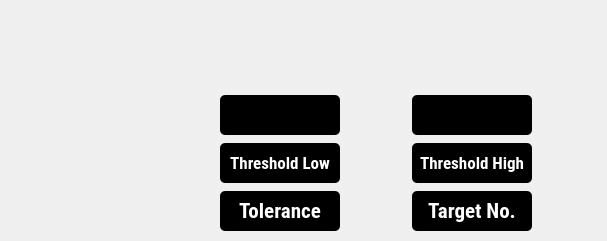
                  <widget class="QWidget" name="circle">
                   <widget class="QWidget" name="layoutWidget">
                    <property name="geometry">
                     <rect>
                      <x>220</x>
                      <y>190</y>
                      <width>378</width>
                      <height>42</height>
                     </rect>
                    </property>
                    <layout class="QHBoxLayout" name="horizontalLayout_43">
                     <item>
                      <widget class="QLabel" name="label_42">
                       <property name="minimumSize">
                        <size>
                         <width>120</width>
                         <height>40</height>
                        </size>
                       </property>
                       <property name="maximumSize">
                        <size>
                         <width>16777215</width>
                         <height>40</height>
                        </size>
                       </property>
                       <property name="font">
                        <font>
                         <family>Roboto Condensed</family>
                         <pointsize>16</pointsize>
                         <weight>75</weight>
                         <bold>true</bold>
                        </font>
                       </property>
                       <property name="styleSheet">
                        <string notr="true">color: rgb(255, 255, 255);
background-color: rgb(0, 0, 0);
border-width: 1px;
padding: 5px;
border-radius: 5px;</string>
                       </property>
                       <property name="text">
                        <string>Tolerance</string>
                       </property>
                       <property name="alignment">
                        <set>Qt::AlignCenter</set>
                       </property>
                      </widget>
                     </item>
                     <item>
                      <widget class="QLabel" name="manualTolLabel">
                       <property name="font">
                        <font>
                         <pointsize>10</pointsize>
                         <weight>75</weight>
                         <bold>true</bold>
                        </font>
                       </property>
                       <property name="styleSheet">
                        <string notr="true">color: rgb(0, 0, 0);</string>
                       </property>
                       <property name="text">
                        <string/>
                       </property>
                      </widget>
                     </item>
                     <item>
                      <widget class="QLabel" name="label_44">
                       <property name="minimumSize">
                        <size>
                         <width>120</width>
                         <height>40</height>
                        </size>
                       </property>
                       <property name="maximumSize">
                        <size>
                         <width>16777215</width>
                         <height>40</height>
                        </size>
                       </property>
                       <property name="font">
                        <font>
                         <family>Roboto Condensed</family>
                         <pointsize>16</pointsize>
                         <weight>75</weight>
                         <bold>true</bold>
                        </font>
                       </property>
                       <property name="styleSheet">
                        <string notr="true">color: rgb(255, 255, 255);
background-color: rgb(0, 0, 0);
border-width: 1px;
padding: 5px;
border-radius: 5px;</string>
                       </property>
                       <property name="text">
                        <string>Target No.</string>
                       </property>
                       <property name="alignment">
                        <set>Qt::AlignCenter</set>
                       </property>
                      </widget>
                     </item>
                     <item>
                      <widget class="QLabel" name="manualNoLabel">
                       <property name="font">
                        <font>
                         <pointsize>10</pointsize>
                         <weight>75</weight>
                         <bold>true</bold>
                        </font>
                       </property>
                       <property name="styleSheet">
                        <string notr="true">color: rgb(0, 0, 0);</string>
                       </property>
                       <property name="text">
                        <string/>
                       </property>
                      </widget>
                     </item>
                    </layout>
                   </widget>
                   <widget class="QWidget" name="layoutWidget">
                    <property name="geometry">
                     <rect>
                      <x>220</x>
                      <y>142</y>
                      <width>378</width>
                      <height>42</height>
                     </rect>
                    </property>
                    <layout class="QHBoxLayout" name="horizontalLayout_42">
                     <item>
                      <widget class="QLabel" name="label_34">
                       <property name="minimumSize">
                        <size>
                         <width>120</width>
                         <height>40</height>
                        </size>
                       </property>
                       <property name="maximumSize">
                        <size>
                         <width>16777215</width>
                         <height>40</height>
                        </size>
                       </property>
                       <property name="font">
                        <font>
                         <family>Roboto Condensed</family>
                         <pointsize>13</pointsize>
                         <weight>75</weight>
                         <bold>true</bold>
                        </font>
                       </property>
                       <property name="styleSheet">
                        <string notr="true">color: rgb(255, 255, 255);
background-color: rgb(0, 0, 0);
border-width: 1px;
padding: 5px;
border-radius: 5px;</string>
                       </property>
                       <property name="text">
                        <string>Threshold Low</string>
                       </property>
                       <property name="alignment">
                        <set>Qt::AlignCenter</set>
                       </property>
                      </widget>
                     </item>
                     <item>
                      <widget class="QLabel" name="manualThreshLowLabel">
                       <property name="font">
                        <font>
                         <pointsize>10</pointsize>
                         <weight>75</weight>
                         <bold>true</bold>
                        </font>
                       </property>
                       <property name="styleSheet">
                        <string notr="true">color: rgb(0, 0, 0);</string>
                       </property>
                       <property name="text">
                        <string/>
                       </property>
                      </widget>
                     </item>
                     <item>
                      <widget class="QLabel" name="label_35">
                       <property name="minimumSize">
                        <size>
                         <width>120</width>
                         <height>40</height>
                        </size>
                       </property>
                       <property name="maximumSize">
                        <size>
                         <width>16777215</width>
                         <height>40</height>
                        </size>
                       </property>
                       <property name="font">
                        <font>
                         <family>Roboto Condensed</family>
                         <pointsize>13</pointsize>
                         <weight>75</weight>
                         <bold>true</bold>
                        </font>
                       </property>
                       <property name="styleSheet">
                        <string notr="true">color: rgb(255, 255, 255);
background-color: rgb(0, 0, 0);
border-width: 1px;
padding: 5px;
border-radius: 5px;</string>
                       </property>
                       <property name="text">
                        <string>Threshold High</string>
                       </property>
                       <property name="alignment">
                        <set>Qt::AlignCenter</set>
                       </property>
                      </widget>
                     </item>
                     <item>
                      <widget class="QLabel" name="manualThreshHighLabel">
                       <property name="font">
                        <font>
                         <pointsize>10</pointsize>
                         <weight>75</weight>
                         <bold>true</bold>
                        </font>
                       </property>
                       <property name="styleSheet">
                        <string notr="true">color: rgb(0, 0, 0);</string>
                       </property>
                       <property name="text">
                        <string/>
                       </property>
                      </widget>
                     </item>
                    </layout>
                   </widget>
                   <widget class="QWidget" name="layoutWidget">
                    <property name="geometry">
                     <rect>
                      <x>220</x>
                      <y>94</y>
                      <width>378</width>
                      <height>42</height>
                     </rect>
                    </property>
                    <layout class="QHBoxLayout" name="horizontalLayout_41">
                     <item>
                      <widget class="QLabel" name="manualLabel1">
                       <property name="minimumSize">
                        <size>
                         <width>120</width>
                         <height>40</height>
                        </size>
                       </property>
                       <property name="maximumSize">
                        <size>
                         <width>16777215</width>
                         <height>40</height>
                        </size>
                       </property>
                       <property name="font">
                        <font>
                         <pointsize>10</pointsize>
                         <weight>75</weight>
                         <bold>true</bold>
                        </font>
                       </property>
                       <property name="styleSheet">
                        <string notr="true">color: rgb(255, 255, 255);
background-color: rgb(0, 0, 0);
border-width: 1px;
padding: 5px;
border-radius: 5px;</string>
                       </property>
                       <property name="text">
                        <string/>
                       </property>
                       <property name="alignment">
                        <set>Qt::AlignCenter</set>
                       </property>
                      </widget>
                     </item>
                     <item>
                      <widget class="QLabel" name="manualRadWidthLabel">
                       <property name="font">
                        <font>
                         <pointsize>10</pointsize>
                         <weight>75</weight>
                         <bold>true</bold>
                        </font>
                       </property>
                       <property name="styleSheet">
                        <string notr="true">color: rgb(0, 0, 0);</string>
                       </property>
                       <property name="text">
                        <string/>
                       </property>
                      </widget>
                     </item>
                     <item>
                      <widget class="QLabel" name="manualLabel2">
                       <property name="minimumSize">
                        <size>
                         <width>120</width>
                         <height>40</height>
                        </size>
                       </property>
                       <property name="maximumSize">
                        <size>
                         <width>16777215</width>
                         <height>40</height>
                        </size>
                       </property>
                       <property name="font">
                        <font>
                         <pointsize>10</pointsize>
                         <weight>75</weight>
                         <bold>true</bold>
                        </font>
                       </property>
                       <property name="styleSheet">
                        <string notr="true">color: rgb(255, 255, 255);
background-color: rgb(0, 0, 0);
border-width: 1px;
padding: 5px;
border-radius: 5px;</string>
                       </property>
                       <property name="text">
                        <string/>
                       </property>
                       <property name="alignment">
                        <set>Qt::AlignCenter</set>
                       </property>
                      </widget>
                     </item>
                     <item>
                      <widget class="QLabel" name="manualHeightLabel">
                       <property name="font">
                        <font>
                         <pointsize>10</pointsize>
                         <weight>75</weight>
                         <bold>true</bold>
                        </font>
                       </property>
                       <property name="styleSheet">
                        <string notr="true">color: rgb(0, 0, 0);</string>
                       </property>
                       <property name="text">
                        <string/>
                       </property>
                      </widget>
                     </item>
                    </layout>
                   </widget>
                  </widget>
